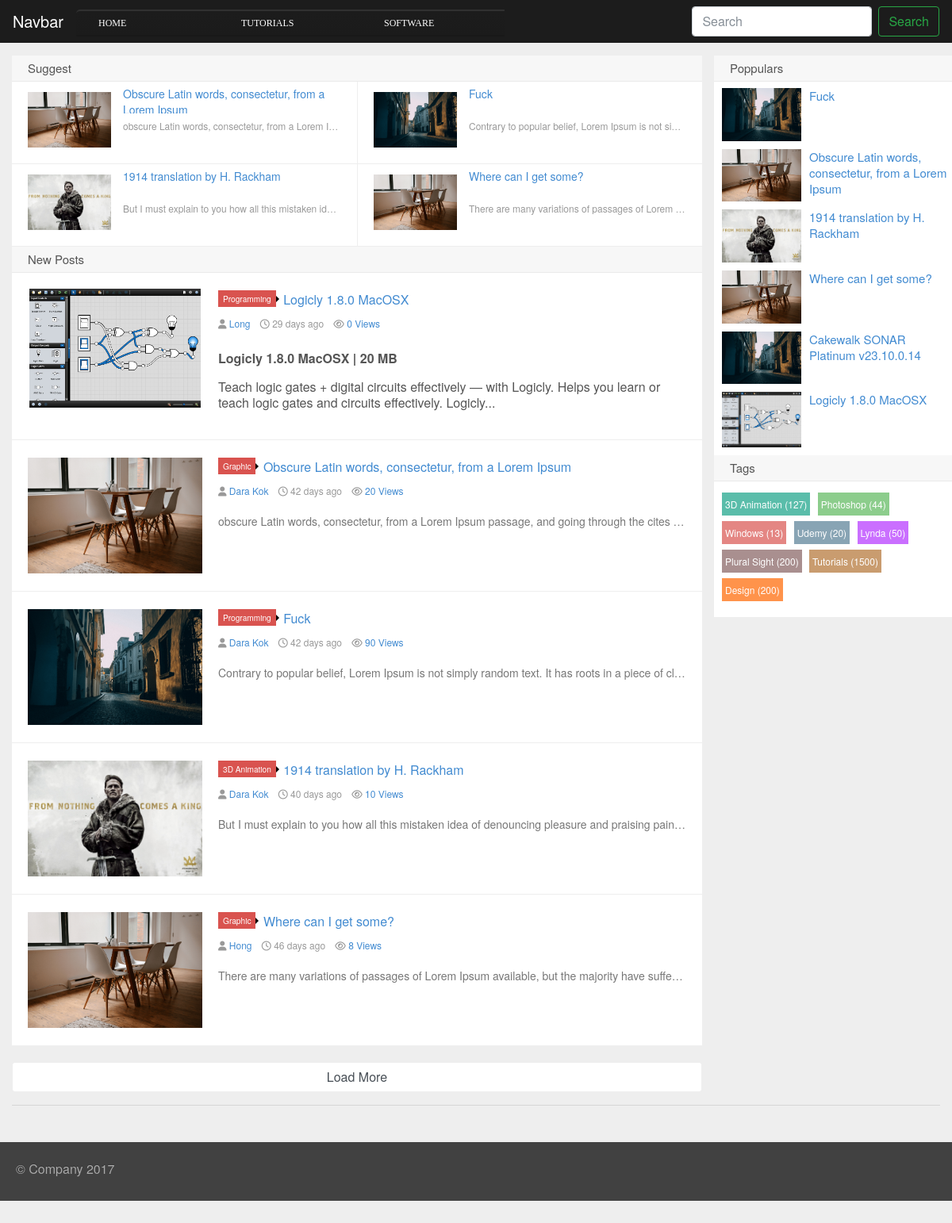
Before: / with the older database file.
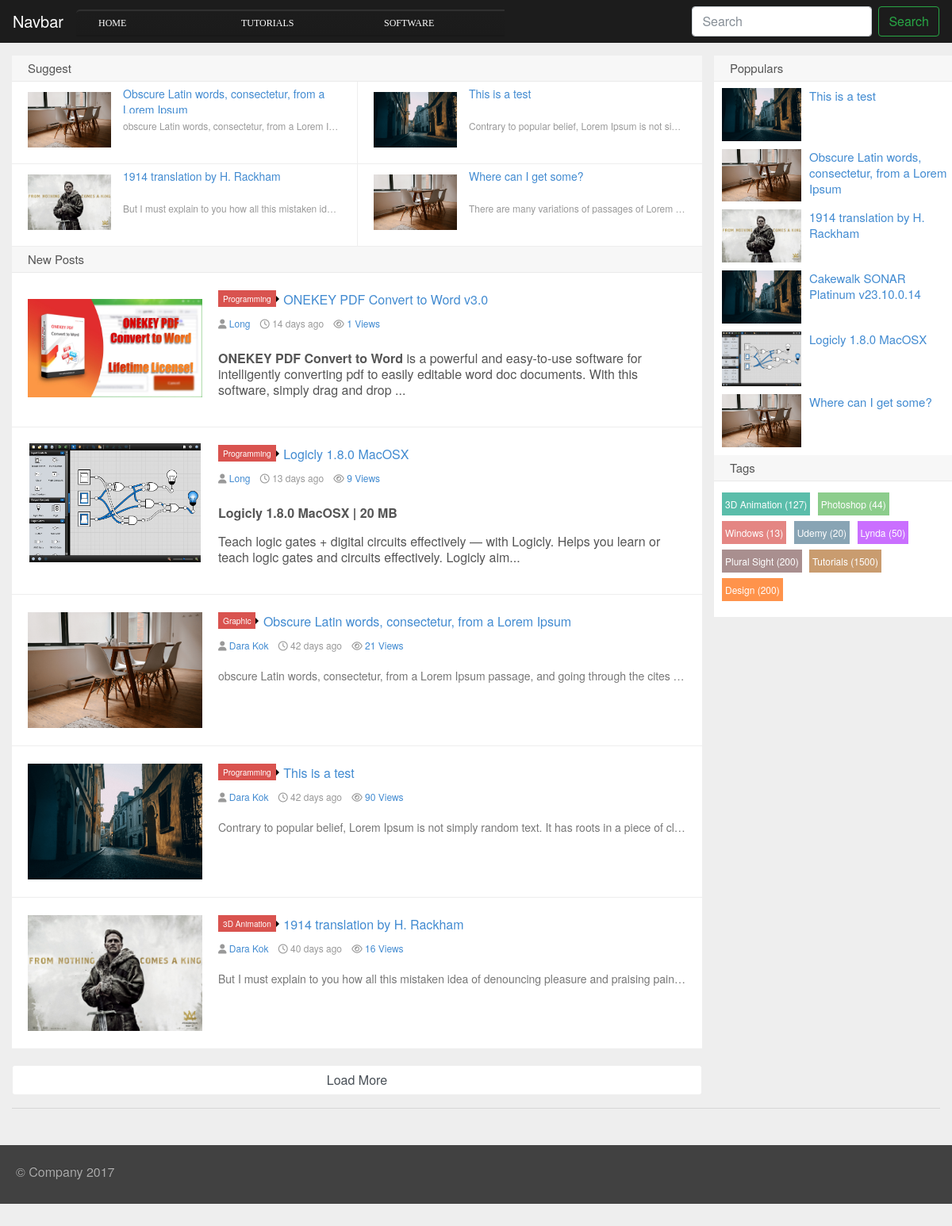
After: the same page with the newer database file.
### tables this page shows
CREATE TABLE `categories` (
  `cat_id` int(20) NOT NULL AUTO_INCREMENT,
  `cat_name` varchar(255) NOT NULL,
  PRIMARY KEY (`cat_id`)
);

CREATE TABLE `posts` (
  `post_id` int(20) NOT NULL AUTO_INCREMENT,
  `sub_cat_id` int(20) NOT NULL,
  `user_id` int(20) NOT NULL,
  `post_title` varchar(255) NOT NULL,
  `post_image` varchar(255) NOT NULL,
  `post_date` date NOT NULL,
  `post_view` int(255) DEFAULT NULL,
  `post_desc` text NOT NULL,
  `post_tage` varchar(255) NOT NULL,
  `post_status` varchar(255) DEFAULT NULL,
  `post_suggestion` tinyint(4) DEFAULT NULL,
  `down_link` varchar(255) DEFAULT NULL,
  PRIMARY KEY (`post_id`),
  KEY `FK_subcat` (`sub_cat_id`),
  KEY `FK_user` (`user_id`),
  CONSTRAINT `FK_subcat` FOREIGN KEY (`sub_cat_id`) REFERENCES `sub_categories` (`sub_cat_id`) ON DELETE CASCADE ON UPDATE CASCADE,
  CONSTRAINT `FK_user` FOREIGN KEY (`user_id`) REFERENCES `users` (`user_id`) ON DELETE CASCADE ON UPDATE CASCADE
);

CREATE TABLE `sub_categories` (
  `sub_cat_id` int(20) NOT NULL AUTO_INCREMENT,
  `cat_id` int(20) NOT NULL,
  `sub_cat_name` varchar(255) NOT NULL,
  PRIMARY KEY (`sub_cat_id`),
  KEY `RK_Cat` (`cat_id`),
  CONSTRAINT `RK_Cat` FOREIGN KEY (`cat_id`) REFERENCES `categories` (`cat_id`) ON UPDATE CASCADE
);

CREATE TABLE `users` (
  `user_id` int(20) NOT NULL AUTO_INCREMENT,
  `user_name` varchar(255) NOT NULL,
  `name` varchar(255) NOT NULL,
  `user_email` varchar(255) NOT NULL,
  `user_role` varchar(255) NOT NULL,
  `user_password` varchar(255) NOT NULL,
  PRIMARY KEY (`user_id`)
);

### includes/content.php (the view, shortened to what the changed rows need)
<main role="main" class="container">
    <div class=" row row-offcanvas row-offcanvas-right">
        <div class="col-12 col-md-9">
            <div class="sticky">
                <h2 class="title">Suggest</h2>
                <ul>
                    <?php
                    $select_query = "SELECT * FROM posts WHERE post_suggestion = 1 ORDER BY post_id DESC limit 4";
                    $select_post=mysqli_query($connection,$select_query);
                    while($row_post = mysqli_fetch_array($select_post)) {
                        $post_id = $row_post['0'];
                        $post_title = $row_post['3'];
                        $post_image = $row_post['4'];
                        $post_desc = $row_post['7'];
                        ?>
                        <li class="item"><a href="page/<?= $post_id; ?>">
                                <img src="/img/<?= $post_image; ?>" alt="<?= $post_image; ?>"/>
                                <h3><?= $post_title; ?></h3>
                                <p class="muted no-break-out">  <?php
                                    if(strlen($post_desc)<=200){
                                      echo $post_desc;
                                    }else{
                                      $shorten= substr($post_desc,0,200). '... ';
                                      echo $shorten;
                                    }
                                ?></p></a>
                        </li>
                        <?php
                    }
                    ?>
                </ul>
            </div>
            <h2 class="title">New Posts</h2>
            <div id="load_data">
            <?php
            $select_query = "SELECT * FROM posts where post_status=1 ORDER BY post_id DESC limit 5";
            $select_post=mysqli_query($connection,$select_query);
            while($row_post = mysqli_fetch_array($select_post)) {
                $post_id = $row_post['0'];
                $sub_cat_id = $row_post['1'];
                $user_id = $row_post['2'];
                $post_title = $row_post['3'];
                $post_image = $row_post['4'];
                $post_date = $row_post['5'];
                $post_view = $row_post['6'];
                $post_desc = $row_post['7'];
                ?>
                <article class="excerpt" >
                    <div class="focus"><a href="page/<?= $post_id; ?>" class="thumbnail">
                            <img src="img/<?= $post_image; ?>" alt="<?= $post_title; ?>"/></a></div>
                    <header>
                        <a class="label label-important" href="page/<?php echo $post_id;?>">
                            <?php
                            $query_sub_cat = "SELECT * FROM sub_categories WHERE sub_cat_id=$sub_cat_id";
                            $select_sub_cat=mysqli_query($connection,$query_sub_cat);
                            while($row_sub_cat = mysqli_fetch_array($select_sub_cat)) {
                                echo $sub_cat_name = $row_sub_cat['sub_cat_name'];
                            }
                            ?>
                            <i class="label-arrow"></i>
                        </a>
                        <h2><a href="page/<?= $post_id; ?>"  title="<?= $post_title; ?>"><?= $post_title; ?></a></h2>
                    </header>
                    <p>
              <span class="muted"><i class="fa fa-user icon12"></i>
                <a href="#">
                  <?php
                  $query_user = "SELECT * FROM users WHERE user_id=$user_id";
                  $select_user=mysqli_query($connection,$query_user);
                  while($row_user = mysqli_fetch_array($select_user)) {
                      echo $name = $row_user['name'];
                  }
                  ?>
                </a>
              </span>&nbsp;
                        <span class="muted"><i class="fa fa-clock-o icon12"></i>
                            <?php
                            $now = date('Y-m-d');
                            if(date_create($post_date)==date_create($now)){
                                echo "Today";
                            }else{
                                $diff=date_diff(date_create($post_date),date_create($now));
                                echo $diff->format("%a days ago");
                            }
                            ?>
              </span>&nbsp;
                        <span class="muted"><i class="fa fa-eye icon12"></i>
                <a href="#"><?= $post_view; ?>&nbsp;Views</a>
              </span>
                    </p>
                    <p class="note no-break-out">
                        <?php
                          if(strlen($post_desc)<=200){
                            echo $post_desc;
                          }else{
                            $shorten= substr($post_desc,0,200). '... ';
                            echo $shorten;
                          }
                      ?></p>
                </article>
                <?php
            }
            ?>
</div>
        </div>

### includes/navigation.php (shortened to what the changed rows need)
<nav class="navbar navbar-expand-md fixed-top navbar-dark bg-dark">
    <div class="collapse navbar-collapse" id="navbarsExampleDefault">
        <ul class="menu mr-auto">
            <?php
            $query = " SELECT * FROM categories";
            $select_all_category = mysqli_query($connection,$query);
            while ($row = mysqli_fetch_assoc($select_all_category)){
            $cat_id = $row['cat_id'];
            $cat_name = $row['cat_name'];
            ?>
            <li><a href="/category/<?php echo "$cat_name/$cat_id";?>"><?php echo $cat_name ?></a>
              </li>
              <?php } ?>
        </ul>
    </div>
</nav>

### includes/leftbar.php (shortened to what the changed rows need)
<div class="col-6 col-md-3 sidebar-offcanvas" id="sidebar">
    <div class="list-group">
        <div class="leftbar">
              <h2 class="title">Poppulars</h2>
              <ul>
                  <?php
                  $select_query = "SELECT * FROM posts ORDER BY post_view DESC limit 6";
                  $select_post=mysqli_query($connection,$select_query);
                  while($row_post = mysqli_fetch_array($select_post)) {
                      $post_id = $row_post['0'];
                      $post_title = $row_post['3'];
                      $post_image = $row_post['4'];
                      ?>
                      <li class="item"><a href="/page/<?= $post_id; ?>"><img src="/img/<?= $post_image; ?>" alt="<?= $post_image; ?>"/><?= $post_title?></a></li>
                      <?php
                  }
                  ?>
              </ul>
              <h2 class="title">Tags</h2>
        </div>
    </div>
</div>

Changed rows visible on the page:
no longer on one of the page's lists (row unchanged): posts: post_title "Where can I get some?", post_date "46 days ago", post_view "8", post_desc "There are many variations of passages of Lorem Ipsum available, but the majority have suffe…"
changed posts "Obscure Latin words, consectetur, from a Lorem Ipsum": post_view "20" → "21"
changed posts "Contrary to popular belief, Lorem Ipsum is not si…": post_title "Fuck" → "This is a test"
changed posts "1914 translation by H. Rackham": post_view "10" → "16"
shown differently, row unchanged: posts "Where can I get some?": loses users (name "Hong"); loses sub_categories (sub_cat_name "Graphic"); moves down the list
added posts: post_image (placeholder picture), post_title "ONEKEY PDF Convert to Word v3.0", post_date "14 days ago", post_view "1", post_desc "ONEKEY PDF Convert to Word is a powerful and easy-to-use software for intelligently converting pdf to easily editable word doc documents. With this software, simply drag and drop ...", sub_categories (sub_cat_name "Programming"), users (name "Long"), shown under "New Posts"
changed posts "Logicly 1.8.0 MacOSX": post_date "29 days ago" → "13 days ago"; post_view "0" → "9"; post_desc "…gates and circuits effectively. Logicly..." → "…gates and circuits effectively. Logicly aim..."
